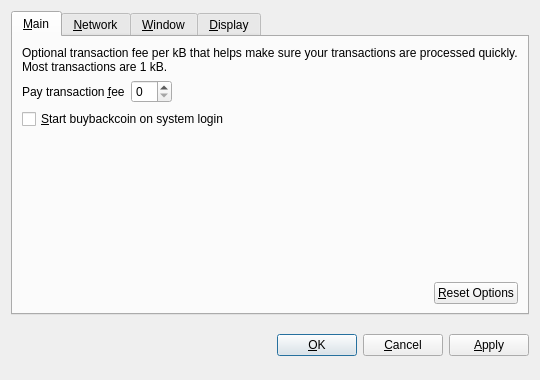
<?xml version="1.0" encoding="UTF-8"?>
<ui version="4.0">
 <class>OptionsDialog</class>
 <widget class="QDialog" name="OptionsDialog">
  <property name="geometry">
   <rect>
    <x>0</x>
    <y>0</y>
    <width>540</width>
    <height>380</height>
   </rect>
  </property>
  <property name="windowTitle">
   <string>Options</string>
  </property>
  <property name="modal">
   <bool>true</bool>
  </property>
  <layout class="QVBoxLayout" name="verticalLayout">
   <item>
    <widget class="QTabWidget" name="tabWidget">
     <property name="tabPosition">
      <enum>QTabWidget::North</enum>
     </property>
     <property name="currentIndex">
      <number>0</number>
     </property>
     <widget class="QWidget" name="tabMain">
      <attribute name="title">
       <string>&amp;Main</string>
      </attribute>
      <layout class="QVBoxLayout" name="verticalLayout_Main">
       <item>
        <widget class="QLabel" name="transactionFeeInfoLabel">
         <property name="text">
          <string>Optional transaction fee per kB that helps make sure your transactions are processed quickly. Most transactions are 1 kB.</string>
         </property>
         <property name="textFormat">
          <enum>Qt::PlainText</enum>
         </property>
         <property name="wordWrap">
          <bool>true</bool>
         </property>
        </widget>
       </item>
       <item>
        <layout class="QHBoxLayout" name="horizontalLayout_1_Main">
         <item>
          <widget class="QLabel" name="transactionFeeLabel">
           <property name="text">
            <string>Pay transaction &amp;fee</string>
           </property>
           <property name="textFormat">
            <enum>Qt::PlainText</enum>
           </property>
           <property name="buddy">
            <cstring>transactionFee</cstring>
           </property>
          </widget>
         </item>
         <item>
          <widget class="BitcoinAmountField" name="transactionFee"/>
         </item>
         <item>
          <spacer name="horizontalSpacer_1_Main">
           <property name="orientation">
            <enum>Qt::Horizontal</enum>
           </property>
           <property name="sizeHint" stdset="0">
            <size>
             <width>40</width>
             <height>20</height>
            </size>
           </property>
          </spacer>
         </item>
        </layout>
       </item>
       <item>
        <widget class="QCheckBox" name="bitcoinAtStartup">
         <property name="toolTip">
          <string>Automatically start buybackcoin after logging in to the system.</string>
         </property>
         <property name="text">
          <string>&amp;Start buybackcoin on system login</string>
         </property>
        </widget>
       </item>
       <item>
        <spacer name="verticalSpacer_Main">
         <property name="orientation">
          <enum>Qt::Vertical</enum>
         </property>
         <property name="sizeHint" stdset="0">
          <size>
           <width>20</width>
           <height>40</height>
          </size>
         </property>
        </spacer>
       </item>
       <item>
        <layout class="QHBoxLayout" name="horizontalLayout_2_Main">
         <item>
          <spacer name="horizontalSpacer_2_Main">
           <property name="orientation">
            <enum>Qt::Horizontal</enum>
           </property>
           <property name="sizeHint" stdset="0">
            <size>
             <width>40</width>
             <height>20</height>
            </size>
           </property>
          </spacer>
         </item>
         <item>
          <widget class="QPushButton" name="resetButton">
           <property name="toolTip">
            <string>Reset all client options to default.</string>
           </property>
           <property name="text">
            <string>&amp;Reset Options</string>
           </property>
           <property name="autoDefault">
            <bool>false</bool>
           </property>
          </widget>
         </item>
        </layout>
       </item>
      </layout>
     </widget>
     <widget class="QWidget" name="tabNetwork">
      <attribute name="title">
       <string>&amp;Network</string>
      </attribute>
      <layout class="QVBoxLayout" name="verticalLayout_Network">
       <item>
        <widget class="QCheckBox" name="mapPortUpnp">
         <property name="toolTip">
          <string>Automatically open the buybackcoin client port on the router. This only works when your router supports UPnP and it is enabled.</string>
         </property>
         <property name="text">
          <string>Map port using &amp;UPnP</string>
         </property>
        </widget>
       </item>
       <item>
        <widget class="QCheckBox" name="connectSocks">
         <property name="toolTip">
          <string>Connect to the buybackcoin network through a SOCKS proxy (e.g. when connecting through Tor).</string>
         </property>
         <property name="text">
          <string>&amp;Connect through SOCKS proxy:</string>
         </property>
        </widget>
       </item>
       <item>
        <layout class="QHBoxLayout" name="horizontalLayout_Network">
         <item>
          <widget class="QLabel" name="proxyIpLabel">
           <property name="text">
            <string>Proxy &amp;IP:</string>
           </property>
           <property name="textFormat">
            <enum>Qt::PlainText</enum>
           </property>
           <property name="buddy">
            <cstring>proxyIp</cstring>
           </property>
          </widget>
         </item>
         <item>
          <widget class="QValidatedLineEdit" name="proxyIp">
           <property name="maximumSize">
            <size>
             <width>140</width>
             <height>16777215</height>
            </size>
           </property>
           <property name="toolTip">
            <string>IP address of the proxy (e.g. 127.0.0.1)</string>
           </property>
          </widget>
         </item>
         <item>
          <widget class="QLabel" name="proxyPortLabel">
           <property name="text">
            <string>&amp;Port:</string>
           </property>
           <property name="textFormat">
            <enum>Qt::PlainText</enum>
           </property>
           <property name="buddy">
            <cstring>proxyPort</cstring>
           </property>
          </widget>
         </item>
         <item>
          <widget class="QLineEdit" name="proxyPort">
           <property name="maximumSize">
            <size>
             <width>55</width>
             <height>16777215</height>
            </size>
           </property>
           <property name="toolTip">
            <string>Port of the proxy (e.g. 9050)</string>
           </property>
          </widget>
         </item>
         <item>
          <widget class="QLabel" name="socksVersionLabel">
           <property name="text">
            <string>SOCKS &amp;Version:</string>
           </property>
           <property name="textFormat">
            <enum>Qt::PlainText</enum>
           </property>
           <property name="buddy">
            <cstring>socksVersion</cstring>
           </property>
          </widget>
         </item>
         <item>
          <widget class="QValueComboBox" name="socksVersion">
           <property name="toolTip">
            <string>SOCKS version of the proxy (e.g. 5)</string>
           </property>
          </widget>
         </item>
         <item>
          <spacer name="horizontalSpacer_Network">
           <property name="orientation">
            <enum>Qt::Horizontal</enum>
           </property>
           <property name="sizeHint" stdset="0">
            <size>
             <width>40</width>
             <height>20</height>
            </size>
           </property>
          </spacer>
         </item>
        </layout>
       </item>
       <item>
        <spacer name="verticalSpacer_Network">
         <property name="orientation">
          <enum>Qt::Vertical</enum>
         </property>
         <property name="sizeHint" stdset="0">
          <size>
           <width>20</width>
           <height>40</height>
          </size>
         </property>
        </spacer>
       </item>
      </layout>
     </widget>
     <widget class="QWidget" name="tabWindow">
      <attribute name="title">
       <string>&amp;Window</string>
      </attribute>
      <layout class="QVBoxLayout" name="verticalLayout_Window">
       <item>
        <widget class="QCheckBox" name="minimizeToTray">
         <property name="toolTip">
          <string>Show only a tray icon after minimizing the window.</string>
         </property>
         <property name="text">
          <string>&amp;Minimize to the tray instead of the taskbar</string>
         </property>
        </widget>
       </item>
       <item>
        <widget class="QCheckBox" name="minimizeOnClose">
         <property name="toolTip">
          <string>Minimize instead of exit the application when the window is closed. When this option is enabled, the application will be closed only after selecting Quit in the menu.</string>
         </property>
         <property name="text">
          <string>M&amp;inimize on close</string>
         </property>
        </widget>
       </item>
       <item>
        <spacer name="verticalSpacer_Window">
         <property name="orientation">
          <enum>Qt::Vertical</enum>
         </property>
         <property name="sizeHint" stdset="0">
          <size>
           <width>20</width>
           <height>40</height>
          </size>
         </property>
        </spacer>
       </item>
      </layout>
     </widget>
     <widget class="QWidget" name="tabDisplay">
      <attribute name="title">
       <string>&amp;Display</string>
      </attribute>
      <layout class="QVBoxLayout" name="verticalLayout_Display">
       <item>
        <layout class="QHBoxLayout" name="horizontalLayout_1_Display">
         <item>
          <widget class="QLabel" name="langLabel">
           <property name="text">
            <string>User Interface &amp;language:</string>
           </property>
           <property name="textFormat">
            <enum>Qt::PlainText</enum>
           </property>
           <property name="buddy">
            <cstring>lang</cstring>
           </property>
          </widget>
         </item>
         <item>
          <widget class="QValueComboBox" name="lang">
           <property name="toolTip">
            <string>The user interface language can be set here. This setting will take effect after restarting buybackcoin.</string>
           </property>
          </widget>
         </item>
        </layout>
       </item>
       <item>
        <layout class="QHBoxLayout" name="horizontalLayout_2_Display">
         <item>
          <widget class="QLabel" name="unitLabel">
           <property name="text">
            <string>&amp;Unit to show amounts in:</string>
           </property>
           <property name="textFormat">
            <enum>Qt::PlainText</enum>
           </property>
           <property name="buddy">
            <cstring>unit</cstring>
           </property>
          </widget>
         </item>
         <item>
          <widget class="QValueComboBox" name="unit">
           <property name="toolTip">
            <string>Choose the default subdivision unit to show in the interface and when sending coins.</string>
           </property>
          </widget>
         </item>
        </layout>
       </item>
       <item>
        <widget class="QCheckBox" name="displayAddresses">
         <property name="toolTip">
          <string>Whether to show buybackcoin addresses in the transaction list or not.</string>
         </property>
         <property name="text">
          <string>&amp;Display addresses in transaction list</string>
         </property>
        </widget>
       </item>
       <item>
        <widget class="QCheckBox" name="coinControlFeatures">
         <property name="toolTip">
          <string>Whether to show coin control features or not.</string>
         </property>
         <property name="text">
          <string>Display coin &amp;control features (experts only!)</string>
         </property>
        </widget>
       </item>
       <item>
        <spacer name="verticalSpacer_Display">
         <property name="orientation">
          <enum>Qt::Vertical</enum>
         </property>
         <property name="sizeHint" stdset="0">
          <size>
           <width>20</width>
           <height>40</height>
          </size>
         </property>
        </spacer>
       </item>
      </layout>
     </widget>
    </widget>
   </item>
   <item>
    <layout class="QHBoxLayout" name="horizontalLayout_Buttons">
     <item>
      <spacer name="horizontalSpacer_1">
       <property name="orientation">
        <enum>Qt::Horizontal</enum>
       </property>
       <property name="sizeHint" stdset="0">
        <size>
         <width>40</width>
         <height>48</height>
        </size>
       </property>
      </spacer>
     </item>
     <item>
      <widget class="QLabel" name="statusLabel">
       <property name="font">
        <font>
         <weight>75</weight>
         <bold>true</bold>
        </font>
       </property>
       <property name="text">
        <string/>
       </property>
       <property name="textFormat">
        <enum>Qt::PlainText</enum>
       </property>
       <property name="wordWrap">
        <bool>true</bool>
       </property>
      </widget>
     </item>
     <item>
      <spacer name="horizontalSpacer_2">
       <property name="orientation">
        <enum>Qt::Horizontal</enum>
       </property>
       <property name="sizeHint" stdset="0">
        <size>
         <width>40</width>
         <height>48</height>
        </size>
       </property>
      </spacer>
     </item>
     <item>
      <widget class="QPushButton" name="okButton">
       <property name="text">
        <string>&amp;OK</string>
       </property>
      </widget>
     </item>
     <item>
      <widget class="QPushButton" name="cancelButton">
       <property name="text">
        <string>&amp;Cancel</string>
       </property>
       <property name="autoDefault">
        <bool>false</bool>
       </property>
      </widget>
     </item>
     <item>
      <widget class="QPushButton" name="applyButton">
       <property name="text">
        <string>&amp;Apply</string>
       </property>
       <property name="autoDefault">
        <bool>false</bool>
       </property>
      </widget>
     </item>
    </layout>
   </item>
  </layout>
 </widget>
 <customwidgets>
  <customwidget>
   <class>BitcoinAmountField</class>
   <extends>QSpinBox</extends>
   <header>bitcoinamountfield.h</header>
  </customwidget>
  <customwidget>
   <class>QValueComboBox</class>
   <extends>QComboBox</extends>
   <header>qvaluecombobox.h</header>
  </customwidget>
  <customwidget>
   <class>QValidatedLineEdit</class>
   <extends>QLineEdit</extends>
   <header>qvalidatedlineedit.h</header>
  </customwidget>
 </customwidgets>
 <resources/>
 <connections/>
</ui>
